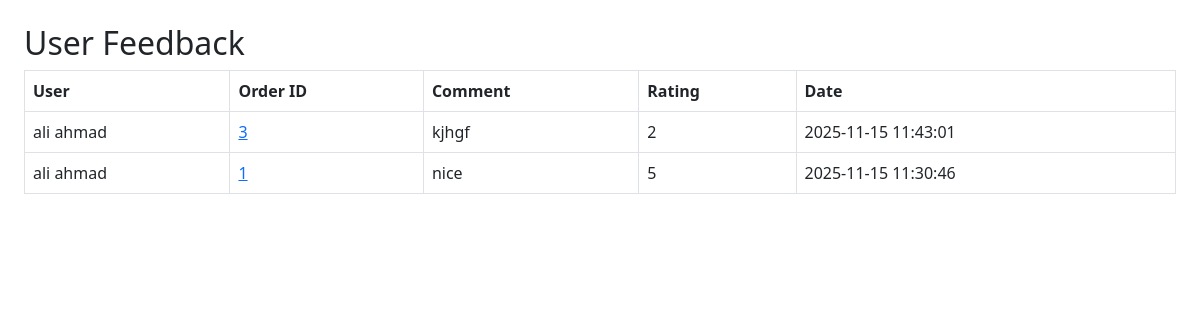
Page /admin_feedback.php (signed in) on the committed database.
### tables this page shows
CREATE TABLE `feedback` (
  `feedback_id` int(11) NOT NULL,
  `user_id` int(11) NOT NULL,
  `order_id` int(11) NOT NULL,
  `comment` text NOT NULL,
  `rating` int(11) NOT NULL CHECK (`rating` between 1 and 5),
  `created_at` timestamp NOT NULL DEFAULT current_timestamp(),
  `is_read` tinyint(1) DEFAULT 0
);

CREATE TABLE `users` (
  `id` int(11) NOT NULL,
  `username` varchar(50) NOT NULL,
  `email` varchar(100) NOT NULL,
  `password` varchar(255) NOT NULL,
  `full_name` varchar(100) NOT NULL,
  `phone` varchar(20) DEFAULT NULL,
  `address` text DEFAULT NULL,
  `user_type` enum('buyer','admin') NOT NULL,
  `created_at` timestamp NOT NULL DEFAULT current_timestamp()
);

### admin_feedback.php (the view, shortened to what this page needs)
<?php
include "config.php";
$res = $conn->query("SELECT f.feedback_id, f.user_id, f.order_id, f.comment, f.rating, f.created_at, f.is_read, u.full_name
                     FROM feedback f
                     JOIN users u ON f.user_id=u.id
                     ORDER BY f.created_at DESC");
?>
<!DOCTYPE html>
<html>
<head>
    <link rel="stylesheet" href="https://cdn.jsdelivr.net/npm/bootstrap@5.3.0/dist/css/bootstrap.min.css">
</head>
<body class="p-4">
<h2>User Feedback</h2>
<table class="table table-bordered">
    <thead>
        <tr>
            <th>User</th>
            <th>Order ID</th>
            <th>Comment</th>
            <th>Rating</th>
            <th>Date</th>
        </tr>
    </thead>
    <tbody>
        <?php while ($f = $res->fetch_assoc()): ?>
            <tr>
                <td>
                    <?= htmlspecialchars($f['full_name']) ?>
                </td>
                <td>
                    <a href="admin_feedback.php?mark_read=<?= $f['feedback_id'] ?>">
                        <?= $f['order_id'] ?>
                    </a>
                </td>
                <td><?= htmlspecialchars($f['comment']) ?></td>
                <td><?= $f['rating'] ?></td>
                <td><?= $f['created_at'] ?></td>
            </tr>
        <?php endwhile; ?>
    </tbody>
</table>
</body>
</html>

### rows in the picture
feedback: user.full_name "ali ahmad", order "3", comment "kjhgf", rating "2", created_at "2025-11-15 11:43:01"
feedback: user.full_name "ali ahmad", order "1", comment "nice", rating "5", created_at "2025-11-15 11:30:46"
